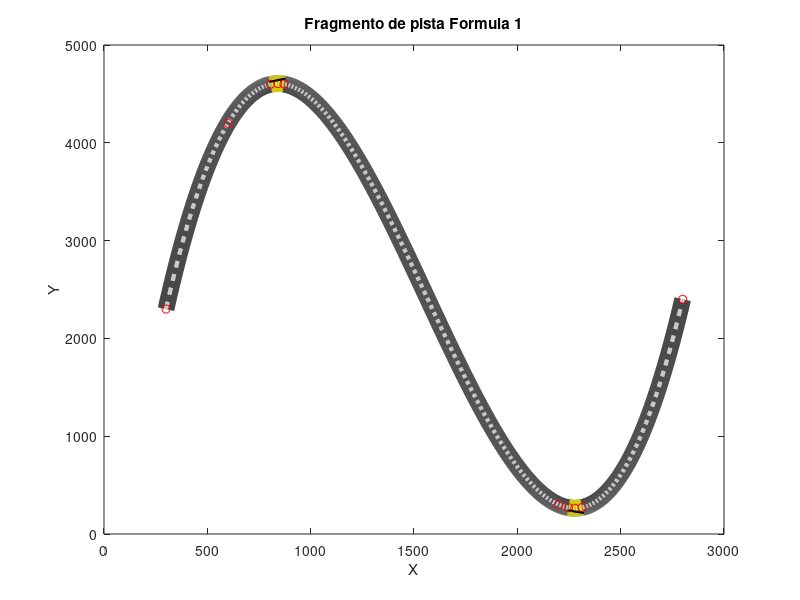

The MATLAB source for this figure: (Note: this script raises an error after producing the figure.)
%Realizamos la matriz para poder calcular los coeficientes
y1=2300; y2=2400; x1=300;x2=2800; x3= 600; y3= 4200; x4= 2200; y4= 300;
x1a=x1^3; x1b=x1^2; x1c=x1; x1d=1; x2a=x2^3;x2b=x2^2;x2c=x2;x2d=1; x3a=x3^3;x3b=x3^2;x3c=x3;x3d=1; x4a=x4^3;x4b=x4^2;x4c=x4;x4d=1;
A = [x1a x1b x1c x1d;
      x3a x3b x3c x3d;
      x4a x4b x4c x4d;
      x2a x2b x2c x2d;];
y = [y1; y3; y4;y2;];
x = inv(A)*y; 
coef=x;

%Función polinómica de 3er grado
yf = @(z) coef(1).*z.^3 + coef(2).*z.^2 + coef(3).*z + coef(4);
%Derivada de la función
dyf = @(z) 3*coef(1).*z.^2 + 2*coef(2).*z + coef(3);
%Segunda derivada de la función
dy2f = @(z) 6*coef(1).*z + 2*coef(2);

%Calculamos la longitud de la curva
ker = @(x) (1 + (dyf(x)).^2).^(1/2);
long = integral(ker, 300, 2800);

%Sacamos puntos máximos y mínimos
x01 = 780 ;
x02 = 2200;
zero1 = fzero(dyf,x01);
zero2 = fzero(dyf,x02);

%Calculamos los radios de curvatura
curvatura1  = (1 + (3.*coef(1).*zero1.^2+2.*coef(2).*zero1+coef(3)).^2).^(3/2) / ((6*coef(1)*zero1) + 2*coef(2));
curvatura2  = (1 + (3.*coef(1).*zero2.^2+2.*coef(2).*zero2+coef(3)).^2).^(3/2) / ((6*coef(1)*zero2) + 2*coef(2));
%Calculamos las y en ambos extremos locales
ymax = coef(1)*zero1.^3 + coef(2)*zero1.^2 + coef(3)*zero1 + coef(4);
ymin = coef(1)*zero2.^3 + coef(2)*zero2.^2 + coef(3)*zero2 + coef(4);
%zona critica de la primera curva
xcrit1 = zero1 - 35.5; %curvatura  -100.3314
xcrit2 = zero1 + 30; %curvatura -100.6128
%Calculamos las coordenadas de y de la zona critica
ycrit1 =  coef(1)*xcrit1.^3 + coef(2)*xcrit1.^2 + coef(3)*xcrit1 + coef(4);
ycrit2 = coef(1)*xcrit2.^3 + coef(2)*xcrit2.^2 + coef(3)*xcrit2 + coef(4);
%Verificamos que el radio de curvatura no sea menor a 100
%curvatura3  = (1 + (3.coef(1).(zero1+30).^2+2.coef(2).(zero1+30)+coef(3)).^2).^(3/2) / ((6*coef(1)*(zero1 +30)) + 2*coef(2));
%curvatura4  = (1 + (3.coef(1).(zero1-35.5).^2+2.coef(2).(zero1-35.5)+coef(3)).^2).^(3/2) / ((6*coef(1)*(zero1 -35.5)) + 2*coef(2));

%Zona critica de la segunda curva 
xcrit3 = zero2 + 35.5; %curvatura 100.6128
xcrit4 = zero2 - 30; %curvatura 100.3314
%Calculamos las coordenadas de y de la zona critica
ycrit3 =  coef(1)*xcrit3.^3 + coef(2)*xcrit3.^2 + coef(3)*xcrit3 + coef(4);
ycrit4 = coef(1)*xcrit4.^3 + coef(2)*xcrit4.^2 + coef(3)*xcrit4 + coef(4);
%Verificamos que el radio de curvatura no sea menor a 100
%curvatura5  = (1 + (3.coef(1).(zero2+35.5).^2+2.coef(2).(zero2+35.5)+coef(3)).^2).^(3/2) / ((6*coef(1)*(zero2 +35.5)) + 2*coef(2));
%curvatura6  = (1 + (3.coef(1).(zero2-30).^2+2.coef(2).(zero2-30)+coef(3)).^2).^(3/2) / ((6*coef(1)*(zero2 - 30)) + 2*coef(2));

%Definimos el tramo de la curva
zv=linspace(300,2800,5000);
% Hacemos la linea tangente
lin_tang = @(z) dyf(z).*(zv - z) + yf(z);
xx = 805.13;
xx2 = 2247.8;


veluser = input("Introduce la velocidad: ");


%velocidad maxima en las curvas
%teniendo en cuenta que el coeficiente de friccion estática es de .9
vmax1=sqrt(9.81*curvatura1*-1*.9);
vmax2=sqrt(9.81*curvatura2*.9);

%energía perdida en calor al derrapar
m=800;
calor1=(m/2)*veluser;

%distancia recorrida al derrapar
%teniendo en cuenta que la fricción cinética es de .4
dmax1=(vmax1.^2/(2*9.81*.4))*-1;
dmax2=vmax2.^2/(2*9.81*.4);

estado = 1;

for x = 805:871
    eq_cur = @(x) ((1 + (dy2f(x).^2)).^(3/2))/abs(dy2f(x));
    vmax(x) = sqrt(9.81 *  eq_cur(x) * 0.9);

    if veluser > vmax(x)
        disp("EL AUTO DERRAPO")
        dmax = veluser.^2/(2*9.81*.4);
        disp("La distancia recorrida al derrapar es: " + dmax);
        disp("La energía perdida como calor es de: " + calor1);
        estado = estado + 1;
        plot(zv, lin_tang(x), 'g')
        hold on
        dreccorido = 805 + dmax;
        break
    end
end 


zv1=linspace(805.13,2800,5000);
zv2=linspace(2247.8,2800,5000);
%Definimos la primera zona critica
z1 = linspace(805.13,870.63);
%Definimos la segunda zona critica
z2 = linspace(2247.8,2313.3);
%Le damos el estilo a la funcion para que sea similar a una pista
plot(zv,yf(zv),'-k','LineWidth',12)
hold on
plot(zv,yf(zv),'w','LineWidth',3, 'LineStyle','--')
hold on
plot(z1,yf(z1),'y','LineWidth',12)
hold on
plot(z2,yf(z2),'y','LineWidth',12)
hold on
%Graficamos los puntos Iniciales y los otros 2
plot(x1,y1,'r-o')
hold on
plot(x2,y2,'r-o')
hold on
plot(x3,y3,'r-o')
hold on
plot(x4,y4,'r-o')
% Graficamos las lineas tangentes
% plot(zv, lin_tang(xx), 'r')
% hold on
% plot(zv, lin_tang(xx2), 'r')
% hold on
%Graficamos Extremos locales
plot(zero1,ymax,'r-o')
hold on
plot(zero2,ymin,'r-o')
hold on
%Graficamos los puntos que definan la primera zona de derrape
plot(xcrit1,ycrit1,'r-o')
hold on
plot(xcrit2,ycrit2,'r-o')
hold on
%Graficamos los puntos que definan la segunda zona de derrape
plot(xcrit3,ycrit3,'r-o')
hold on
plot(xcrit4,ycrit4,'r-o')
hold on

%Graficamos la primer grada
grada1 = patch([805 885 885 805 805],[4617.93 4617.93 4627.93 4627.93 4617.93], [.5 0 .5]);
%Rotarlo usando el vertice inferior izquierdo con la función "rotate"
rotate(grada1, [0 0 1], 25, [805 4617.93 0]) 
hold on
%Graficamos la segunda grada
grada2 = patch([2247.8 2327.8 2327.8 2247.8 2247.8],[248.8 248.8 238.8 238.8 248.8], [.5 0 .5]);
rotate(grada2, [0 0 1], -22, [2247.8 248.8 0]) 
hold on


%Desplegamos los datos de los coeficientes
disp("Coeficiente 1 " + coef(1));
disp("Coeficiente 2 " + coef(2));
disp("Coeficiente 3 " + coef(3));
disp("Coeficiente 4 " + coef(4));
%Desplegamos la longitud de la curva
disp("longitud " +  long);
%Desplegamos los radios de curvatura de ambas curvas
disp("curvatura 1 " + curvatura1);
disp("curvatura 2 " + curvatura2);
%Desplegamos la informar de los extremos locales
disp("xmin " + zero1);
disp("xmax " + zero2);
disp("Y min " + ymin );
disp("Y max " + ymax );

xlabel('X')
ylabel('Y')
title('Fragmento de pista Formula 1')


string1 = "Velocidad: " + veluser + 'm/s';
string2 = "No hay Perdida de Calor";
string3 = "La energía perdida como calor es de : " + calor1;
string4 = "La distancia recorrida al derrapar es : " + dmax + "m";
string5 = "Longitud de la pista: " + long + "m";
string6 = "Radio Curvatura1: " + curvatura1;
string7 = "Radio Curvatura2: " + curvatura2;


%Mostramos información sobre el vehiculo
text(2000,3850, string1)
text(2000,3700,"No hay aceleración", "FontSize",10)

%Mostramos información sobre la pista
text(2000,4650,string5)
text(2000,4400,string6)
text(2000,4250,string7)



%Animacion 
p = plot(x(1),y(1),'o','MarkerFaceColor','red');

hold off
axis manual
if estado == 1
    text(2000,3550,string2)

    for f = 300:2800
        p.XData = f;
        p.YData = yf(f);
         drawnow
        
    end
    text(2000,3400,"No hubo derrape")
end
contador = 0;
%Caso de derrape
if estado == 2
    text(2000,3550,string3)
    text(2000,3400,string4)

    for f = 300:805
        p.XData = f;
        p.YData = yf(f);
         drawnow
    if f == 805
    for l = 805:dmax+804
        contador = contador +1;
        p.XData = l;
        p.YData = 4597.77+(0.4500*(contador));
         drawnow

    end
    end
    end
        
    text(1000,5500,"DERRAPO","FontSize",40,"Color",'r')
end